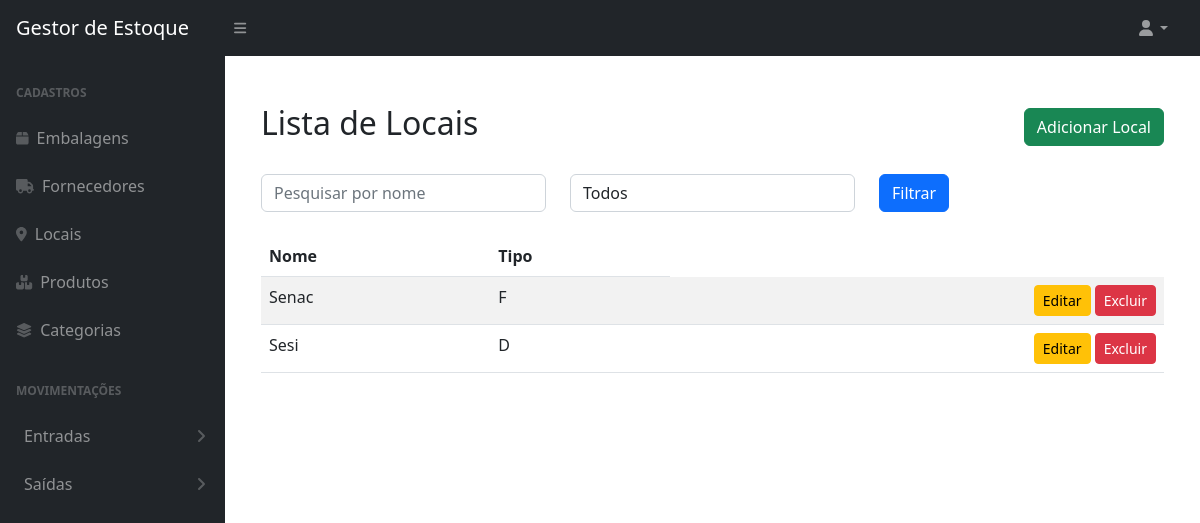
The app's page /locais/ with its own data.
### produtos/models.py (models this page shows)
class Local(BaseModel):
    TIPOS_DE_LOCAL = [('F', 'Fisico'), ('D', 'Digital')]
    nome = models.CharField(
        max_length=50, verbose_name='nome do local armazenado', unique=True
    )  # noqa: E501
    tipo = models.CharField(
        max_length=1,
        choices=TIPOS_DE_LOCAL,
        verbose_name='Tipo de local armazenado',
    )  # noqa: E501
    class Meta:
        db_table = 'locais'

### produtos/views.py (the view)
# urls.py: path('locais/', listar_locais, name='listar_locais'),
def listar_locais(request):
    consulta = request.GET.get('q')
    tipo = request.GET.get('tipo')
    locais = Local.objects.all()
    if consulta:
        locais = locais.filter(nome__icontains=consulta)
    if tipo:
        locais = locais.filter(tipo=tipo)
    return render(request, 'produtos/listar_locais.html', {'locais': locais})

### produtos/templates/produtos/listar_locais.html (shortened to what this page needs)
{% extends "base.html" %}
{% block content %}
<div class="container mt-5">
    <div class="d-flex justify-content-between align-items-center mb-4">
        <h2>Lista de Locais</h2>
        <a href="{% url 'adicionar_local' %}" class="btn btn-success">Adicionar Local</a>
    </div>
    <form method="get" class="mb-4">
        <div class="row">
            <div class="col-md-4">
                <input type="text" name="q" class="form-control" placeholder="Pesquisar por nome" value="{{ request.GET.q }}">
            </div>
            <div class="col-md-4">
                <select name="tipo" class="form-control">
                    <option value="">Todos</option>
                </select>
            </div>
            <div class="col-md-4">
                <button type="submit" class="btn btn-primary">Filtrar</button>
            </div>
        </div>
    </form>
    <div class="table-responsive">
        <table class="table table-striped table-hover">
            <thead class="thead-dark">
                <tr>
                    <th>Nome</th>
                    <th>Tipo</th>
                </tr>
            </thead>
            <tbody>
                {% for local in locais %}
                <tr>
                    <td>{{ local.nome }}</td>
                    <td>{{ local.tipo }}</td>
                    <td class="text-end">
                        <a href="{% url 'editar_local' local.id %}" class="btn btn-warning btn-sm">Editar</a>
                        <a href="{% url 'excluir_local' local.id %}" class="btn btn-danger btn-sm">Excluir</a>
                    </td>
                </tr>
                {% endfor %}
            </tbody>
        </table>
    </div>
</div>
{% endblock content %}

### records on screen
Local: nome "Senac", tipo "F"
Local: nome "Sesi", tipo "D"
